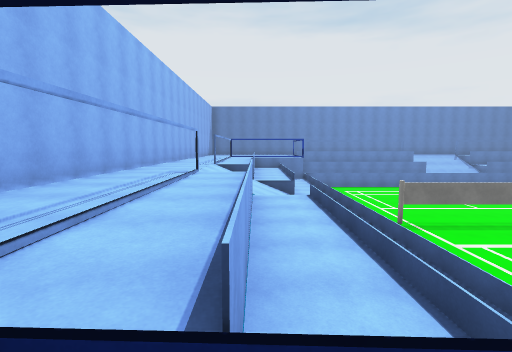
view 1 (above)

24 first-person views from a walk through a scene from a Unity 3-D project. The camera is 1.2 m above the floor, tilts 6° down and sees 85° across. The floor is counted in squares, 2 m on a side. Each view is taken from the middle of a square. On the plan, view 1 faces up. The plan holds only what a view shows up to about 9 squares ahead; the rest is blank. The player is left out. Some animated figures are not drawn. Surface patterns are stand-ins for the level's own textures.

view 2
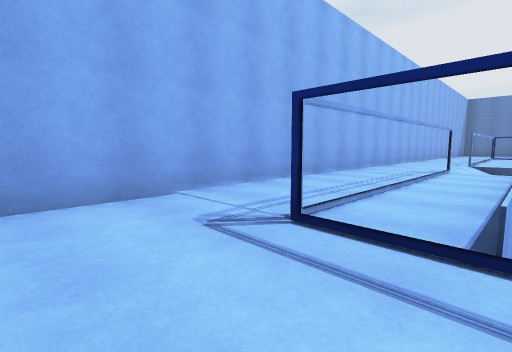

view 3
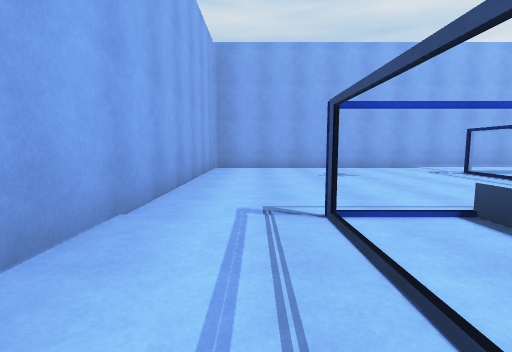

view 4
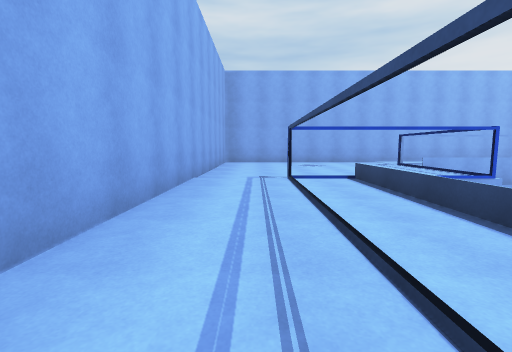

view 5
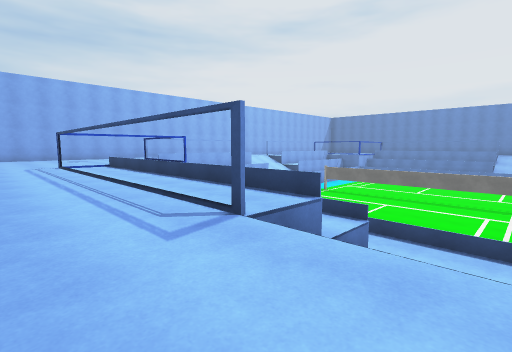

view 6
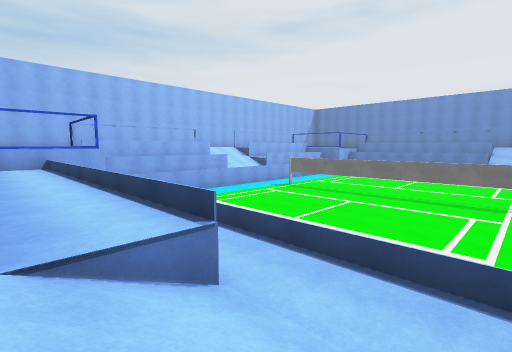

view 7
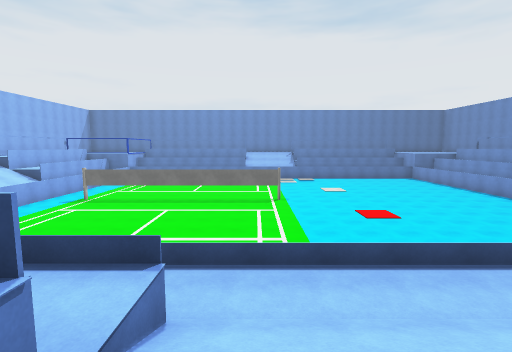

view 8
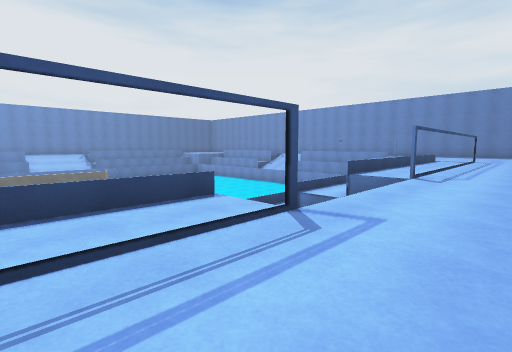

view 9
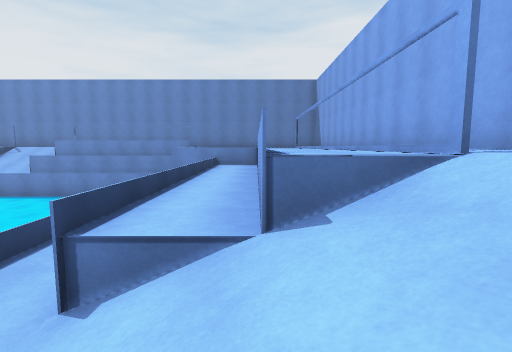

view 10
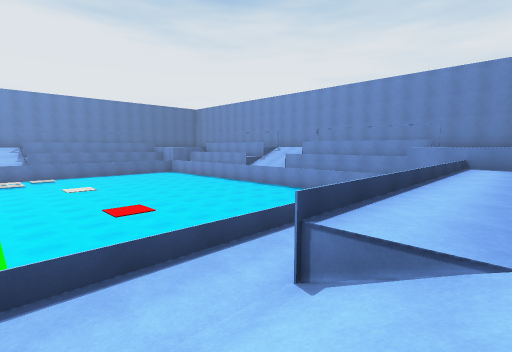

view 11
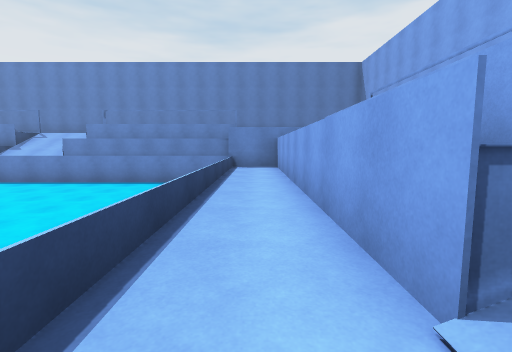

view 12
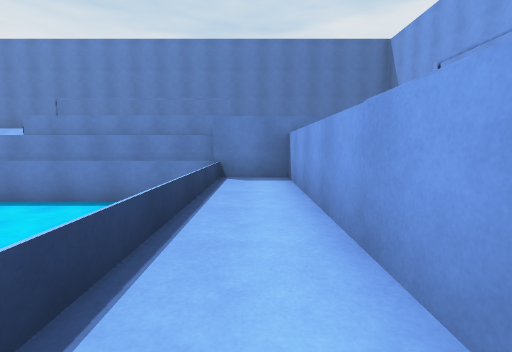

view 13
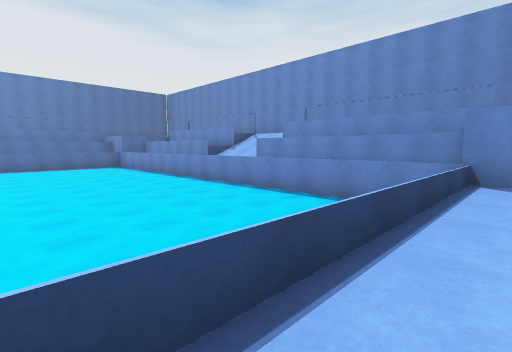

view 14
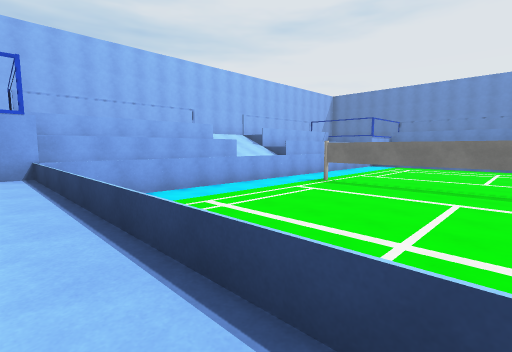

view 15
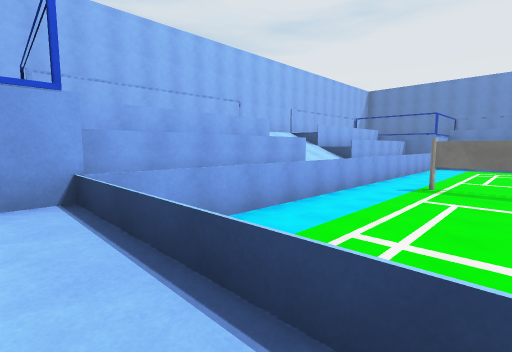

view 16
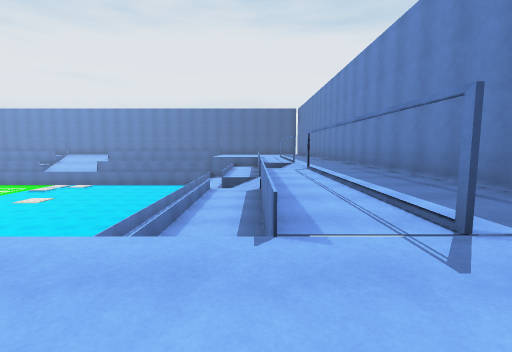

view 17
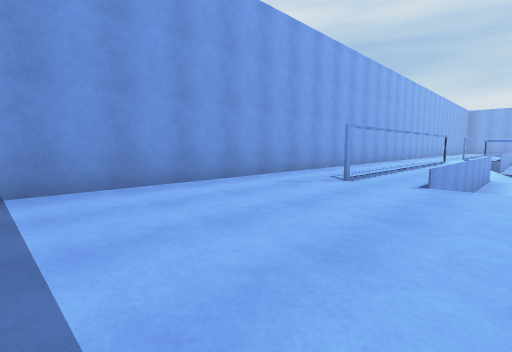

view 18
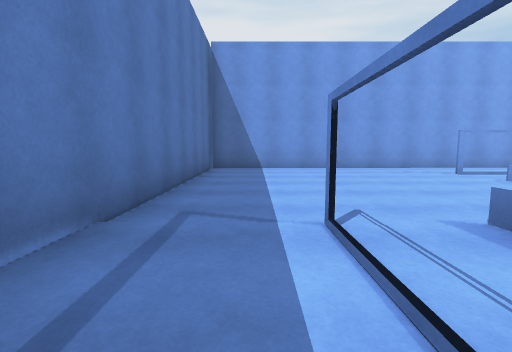

view 19
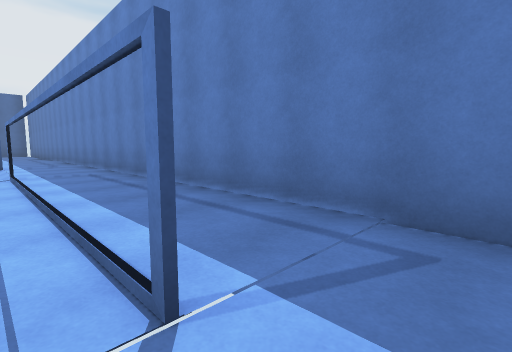

view 20
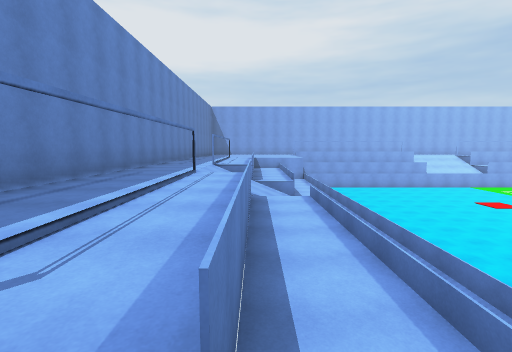

view 21
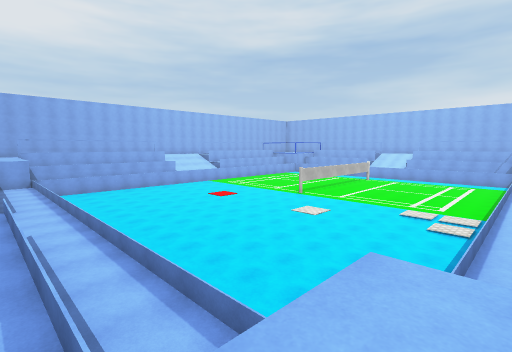

view 22
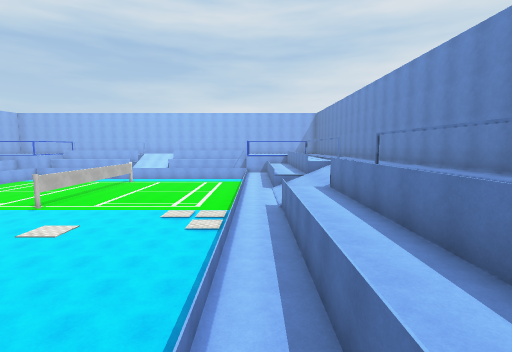

view 23
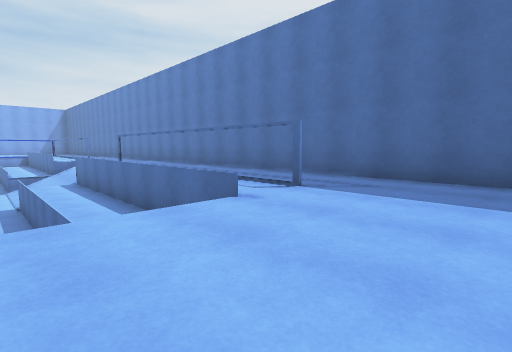

view 24
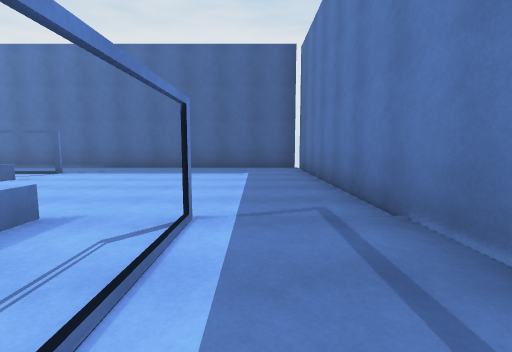

### Floor plan
Key: @ floor where view 1 was taken; # wall or solid block; . main floor; - floor 1 m lower than the main floor; _ floor 2.25 m lower than the main floor; / step, stairs or slope; = window, fence, low wall or low ledge; ^ raised ledge; v drop or lower ground; T thing the floor can be seen under or through; O other object.
Columns run from 4 left of view 1 to 28 right of it. Each row starts with its distance up from view 1.
 22                  ################
 21                  ...............#
 20                   ..............#
 19                   #TTTTTTT......#
 18                  /////////......#
 17                 ///-------......#
 16                 __________......#
 15                vOOOOvvvvv _^^...#
 14                  OOOvvvvvv_^^v..
 13                  Ovvvvvvvv_^^v..
 12          v  v    vvvvvvvvv_^^v..#
 11         vv vv    vvvvvvvvv_^^v..#
 10   .#   vvvvvvv v vvvvvvvvv_^^/..#
  9 #../// vvvvvvvvvvvvvvvvvvv_ //..#
  8 #../// vvvvvvvvvvvvvvvvvvv_///..#
  7 #../// vvvvvvvvvvvvvvvvvvv_///..#
  6 #..#^v vvvvvvvvvvvvvvvvvvv_==#..#
  5 #..vv# vvvvvvvvvvvvvvvvvvv_#=#..#
  4 #.. =# vvvvvvvvvvvvvvvvvvv_#= ..#
  3 #.. =# vvvvvvvvvvvvvvvvvvv #= ..#
  2 #..v^v v                 v #=#..#
  1 #..#^^/vvvvvvvvvvvvvvvvvv=//=#..#
  0 #...@..___________________......#
 -1 #......##----#=///^^^^^^^^......#
 -2 #......########///^^^^^^^^......#
 -3 #......#      #////vvvvvv.......#
 -4 #...............................#
 -5 #...............................#
 -6 ############        #############

Positions as (right, up) in squares from view 1, and headings:
1: (0, 0), facing up
2: (0, -1), facing up-left
3: (5, -4), facing left
4: (8, -4), facing left
5: (12, -5), facing up-left
6: (12, -2), facing up-left
7: (11, -3), facing up
8: (8, -5), facing up-right
9: (12, -2), facing right
10: (12, -2), facing up-right
11: (13, 0), facing right
12: (16, 0), facing right
13: (16, 0), facing up-right
14: (9, 0), facing up-left
15: (6, 0), facing up-left
16: (24, -1), facing up
17: (26, -1), facing down-left
18: (26, 3), facing down
19: (25, 0), facing up-right
20: (24, 16), facing down
21: (23, 16), facing down-left
22: (22, 16), facing left
23: (24, 16), facing up-left
24: (26, 13), facing up
